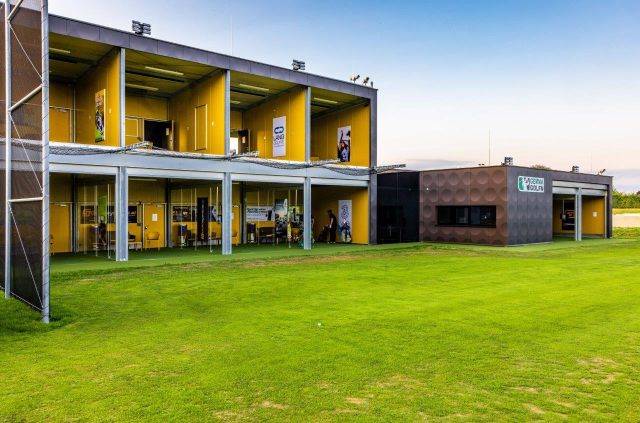
#> input picture prototype/20211217_123825892_iOS.jpg, 1280 x 846 px (shown at 1/2 size)
$ python -i workshop_flyer.py   (imports and definitions only)
#> lines starting #> are read from the running program, lines starting #| are printed output that depends on the picture
"""
Workshop-Flyer-Generator fuer Gemma Golfn
==========================================
Erstellt Workshop-Flyer im CI-Design (Juli-2026-Stil).
Output: 1080x1080 (Social) + A4 (Druck)

Nutzung:
  python workshop_flyer.py

Das Script fragt interaktiv nach Monat/Jahr und den Workshop-Terminen.
Alternativ: JSON-Datei als Argument uebergeben (siehe workshops_beispiel.json).
"""

import json
import sys
import os
from pathlib import Path
from PIL import Image, ImageDraw, ImageFont

# --------------- KONFIGURATION ---------------

# Farben (Gemma Golfn CI)
GREEN_DARK = (26, 105, 59)
GREEN_BG = (34, 60, 46)
WHITE = (255, 255, 255)
WHITE_70 = (255, 255, 255, 179)
WHITE_50 = (255, 255, 255, 128)
WHITE_30 = (255, 255, 255, 77)
OVERLAY = (20, 40, 30, 180)

# Wochentage
WOCHENTAGE = {
    "MO": "Montag", "DI": "Dienstag", "MI": "Mittwoch",
    "DO": "Donnerstag", "FR": "Freitag", "SA": "Samstag", "SO": "Sonntag"
}
WOCHENTAG_KURZ = {
    0: "MO", 1: "DI", 2: "MI", 3: "DO", 4: "FR", 5: "SA", 6: "SO"
}

# Pfade
SCRIPT_DIR = Path(__file__).parent
PROJECT_DIR = SCRIPT_DIR.parent
ASSETS_DIR = SCRIPT_DIR / "assets"
OUTPUT_DIR = PROJECT_DIR / "Aktuelle Aktionen"

# Workshop-Icons (Emoji-Symbole als Text)
TOPIC_ICONS = {
    "LANGES SPIEL": "🏌",
    "DRIVER": "🏌",
    "PITCHEN": "⛳",
    "PITCHEN / BUNKER": "⛳",
    "CHIPPEN": "⛳",
    "CHIPPEN / PITCHEN": "⛳",
    "PUTTEN": "🎯",
    "BUNKER": "⛳",
    "KURZES SPIEL": "⛳",
}


# [21 lines left out: function get_system_font, not called in this run]


def create_workshop_flyer_1080(data):
    """Erstellt einen 1080x1080 Workshop-Flyer."""
    monat = data["monat"]
    jahr = data["jahr"]
    termine = data["termine"]

    img = Image.new("RGBA", (1080, 1080), GREEN_BG)
    draw = ImageDraw.Draw(img)

    # Hintergrundbild laden falls vorhanden
    bg_path = ASSETS_DIR / "metzenhof_bg.png"
    if bg_path.exists():
        bg = Image.open(bg_path).convert("RGBA")
        bg = bg.resize((1080, 400))
        bg.putalpha(Image.eval(bg.split()[3], lambda x: int(x * 0.4)))
        img.paste(bg, (0, 80), bg)

    # Dunkles Overlay fuer Lesbarkeit
    overlay = Image.new("RGBA", (1080, 1080), (0, 0, 0, 0))
    overlay_draw = ImageDraw.Draw(overlay)
    overlay_draw.rectangle([0, 0, 1080, 1080], fill=(20, 40, 30, 140))
    img = Image.alpha_composite(img, overlay)
    draw = ImageDraw.Draw(img)

    # ---- HEADER ----

    # Logo-Bereich (weisser abgerundeter Kasten oben mitte)
    logo_x, logo_y = 440, 30
    logo_w, logo_h = 200, 90
    draw.rounded_rectangle(
        [logo_x, logo_y, logo_x + logo_w, logo_y + logo_h],
        radius=12, fill=WHITE
    )
    font_logo_big = get_system_font(bold=True, size=28)
    font_logo_small = get_system_font(bold=True, size=20)

    # Gemma Golfn Text im Logo-Kasten
    draw.text((logo_x + 55, logo_y + 15), "GEMMA", fill=GREEN_DARK, font=font_logo_big)
    draw.text((logo_x + 58, logo_y + 48), "GOLFN", fill=GREEN_DARK, font=font_logo_big)

    # Gruener Balken links im Logo
    draw.rectangle([logo_x + 10, logo_y + 10, logo_x + 45, logo_y + logo_h - 10], fill=GREEN_DARK)
    font_icon = get_system_font(bold=False, size=22)
    draw.text((logo_x + 17, logo_y + 22), "⛳", fill=WHITE, font=font_icon)

    # ---- TITEL ----
    font_title = get_system_font(bold=True, size=72)
    font_subtitle = get_system_font(bold=True, size=36)
    font_tagline = get_system_font(bold=False, size=22)

    draw.text((540, 150), "WORKSHOPS", fill=WHITE, font=font_title, anchor="mt")
    draw.text((540, 230), f"{monat.upper()} {jahr}", fill=WHITE, font=font_subtitle, anchor="mt")

    draw.text((540, 285), "TRAIN SMARTER.", fill=WHITE_70, font=font_tagline, anchor="mt")
    draw.text((540, 312), "PLAY BETTER.", fill=WHITE_70, font=font_tagline, anchor="mt")

    # ---- TERMINE-LISTE ----
    font_day_label = get_system_font(bold=True, size=18)
    font_date = get_system_font(bold=True, size=20)
    font_topic = get_system_font(bold=True, size=28)
    font_time = get_system_font(bold=False, size=22)

    y_start = 370
    row_height = 72
    left_margin = 80

    for i, termin in enumerate(termine):
        y = y_start + i * row_height

        # Trennlinie
        if i > 0:
            draw.line([(left_margin, y - 8), (1000, y - 8)], fill=WHITE_30, width=1)

        # Wochentag + Datum links
        from datetime import datetime
        try:
            dt = datetime.strptime(termin["datum"], "%d.%m.%Y")
            wt = WOCHENTAG_KURZ[dt.weekday()]
        except (ValueError, KeyError):
            wt = "??"

        draw.text((left_margin, y), wt, fill=WHITE_50, font=font_day_label)
        draw.text((left_margin, y + 22), termin["datum"], fill=WHITE, font=font_date)

        # Icon-Kreis
        icon_x = 300
        draw.ellipse([icon_x, y + 5, icon_x + 45, y + 50], fill=GREEN_DARK)
        draw.text((icon_x + 12, y + 12), "⛳", fill=WHITE, font=font_icon)

        # Thema
        draw.text((370, y + 8), termin["thema"].upper(), fill=WHITE, font=font_topic)

        # Uhrzeit rechts
        draw.text((880, y + 12), termin["zeit"], fill=WHITE_70, font=font_time)

    # ---- FOOTER ----
    footer_y = 900

    # Info-Boxen
    box_w = 280
    boxes = [
        ("KLEINE GRUPPEN", "3-4 PERSONEN"),
        ("2 STUNDEN", "INTENSIVTRAINING"),
        ("€50", "PRO WORKSHOP"),
    ]
    font_box_title = get_system_font(bold=True, size=18)
    font_box_sub = get_system_font(bold=False, size=14)

    for j, (title, sub) in enumerate(boxes):
        bx = 80 + j * (box_w + 30)
        draw.rounded_rectangle(
            [bx, footer_y, bx + box_w, footer_y + 55],
            radius=8, fill=WHITE_30
        )
        draw.text((bx + box_w // 2, footer_y + 12), title, fill=WHITE, font=font_box_title, anchor="mt")
        draw.text((bx + box_w // 2, footer_y + 33), sub, fill=WHITE_70, font=font_box_sub, anchor="mt")

    # URL-Zeile
    font_url_label = get_system_font(bold=False, size=16)
    font_url = get_system_font(bold=True, size=20)
    draw.text((540, 980), "ONLINE BUCHEN. EINFACH. SCHNELL. TRANSPARENT.", fill=WHITE_50, font=font_url_label, anchor="mt")
    draw.text((540, 1010), "workshop.metzenhof.at", fill=WHITE, font=font_url, anchor="mt")

    # QR-Code einfuegen falls vorhanden
    qr_path = Path(SCRIPT_DIR).parent.parent / "Workshops" / "qr-code Workshop Metzehof Plattform.png"
    if qr_path.exists():
        qr = Image.open(qr_path).convert("RGBA").resize((70, 70))
        img.paste(qr, (20, 990), qr)

    return img.convert("RGB")


def create_workshop_flyer_a4(data):
    """Erstellt einen A4-Flyer (2480x3508 px bei 300 DPI) basierend auf dem 1080-Design."""
    # A4 bei 300 DPI
    a4_w, a4_h = 2480, 3508
    img_1080 = create_workshop_flyer_1080(data).convert("RGBA")

    # A4-Canvas erstellen
    a4 = Image.new("RGB", (a4_w, a4_h), GREEN_BG)

    # 1080er-Flyer zentriert auf A4 skalieren (Breite nutzen, Rest als Rahmen)
    scale = a4_w / 1080
    scaled_size = (a4_w, int(1080 * scale))
    img_scaled = img_1080.resize(scaled_size, Image.LANCZOS)

    # Zentriert platzieren
    y_offset = (a4_h - scaled_size[1]) // 2
    a4.paste(img_scaled.convert("RGB"), (0, y_offset))

    # Oben und unten Gemma Golfn Branding
    draw = ImageDraw.Draw(a4)
    font_brand = get_system_font(bold=True, size=60)
    font_info = get_system_font(bold=False, size=36)

    draw.text((a4_w // 2, 80), "GEMMA GOLFN", fill=WHITE, font=font_brand, anchor="mt")
    draw.text((a4_w // 2, 150), f"Workshops {data['monat']} {data['jahr']}", fill=WHITE_70[:3], font=font_info, anchor="mt")

    draw.text((a4_w // 2, a4_h - 120), "Golfpark Metzenhof · Dörfling 2, 4484 Kronstorf", fill=WHITE_70[:3], font=font_info, anchor="mt")
    draw.text((a4_w // 2, a4_h - 60), "office@gemma-golfn.at · +43 7225 7389 10", fill=WHITE_50[:3], font=font_info, anchor="mt")

    return a4


# [110 lines left out: functions interaktiv_eingabe, main, not called in this run]


# [2 lines not run here, left out]

>>> import cv2
>>> picture = cv2.imread('../20211217_123825892_iOS.jpg', cv2.IMREAD_GRAYSCALE)
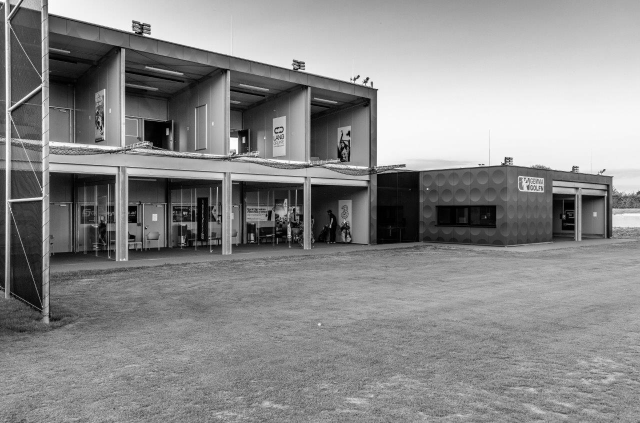
#> picture: shape (846, 1280) (shown at 1/2 size); min 0, max 255, mean 139
#> (the run stopped early here; a loop or call above may not have finished)

$ run again, on prototype/20211217_123825920_iOS.jpg
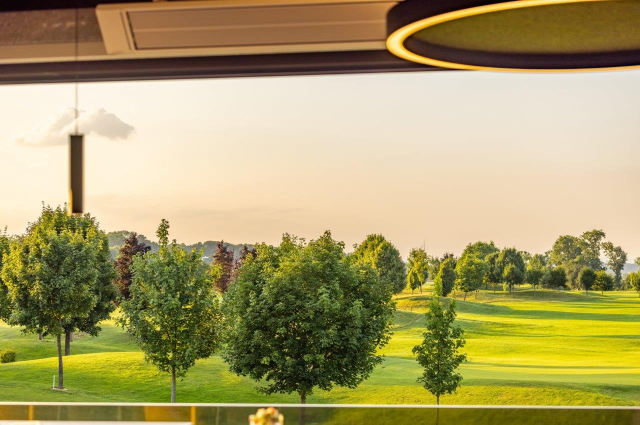
#> input picture prototype/20211217_123825920_iOS.jpg, 1280 x 849 px (shown at 1/2 size)
#> `picture = cv2.imread('../20211217_123825892_iOS.jpg', cv2.IMREAD_GRAYS..`:
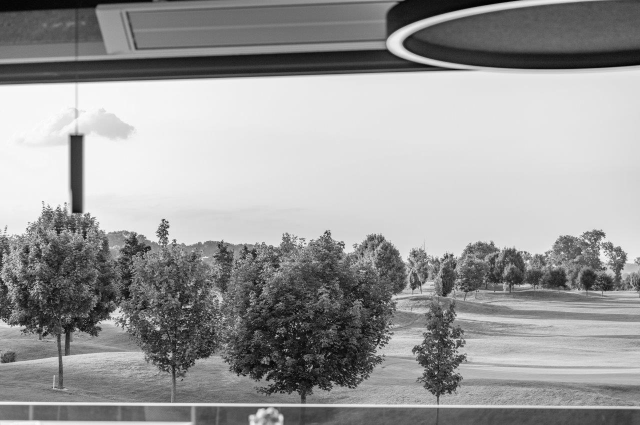
#> picture: shape (849, 1280) (shown at 1/2 size); min 0, max 255, mean 154.8

$ run again, on prototype/20211217_124809487_iOS.jpg
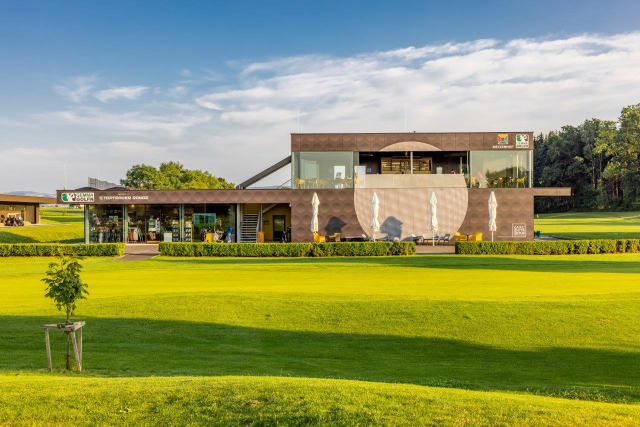
#> input picture prototype/20211217_124809487_iOS.jpg, 1280 x 853 px (shown at 1/2 size)
#> `picture = cv2.imread('../20211217_123825892_iOS.jpg', cv2.IMREAD_GRAYS..`:
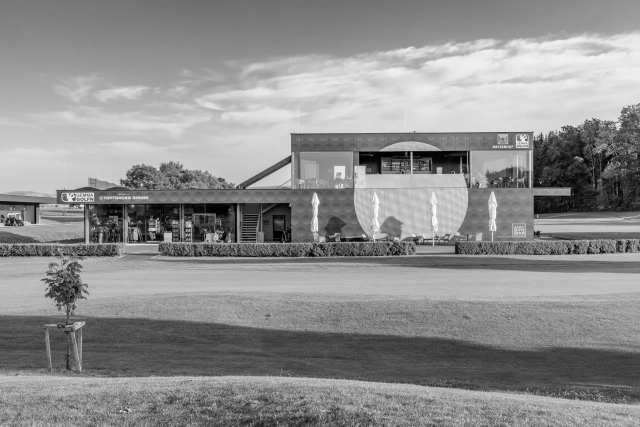
#> picture: shape (853, 1280) (shown at 1/2 size); min 0, max 255, mean 142.2

$ run again, on prototype/20211217_125024235_iOS.jpg
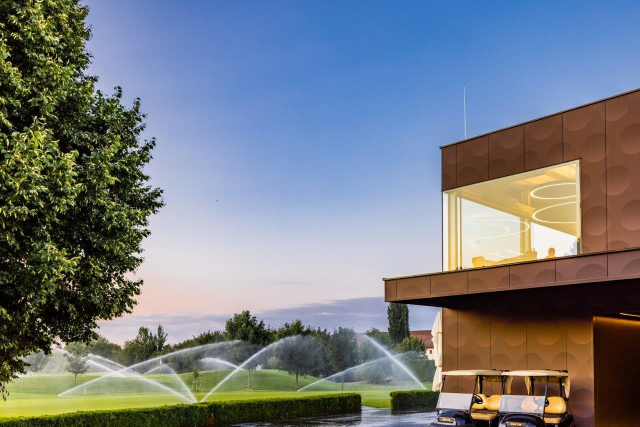
#> input picture prototype/20211217_125024235_iOS.jpg, 1280 x 853 px (shown at 1/2 size)
#> `picture = cv2.imread('../20211217_123825892_iOS.jpg', cv2.IMREAD_GRAYS..`:
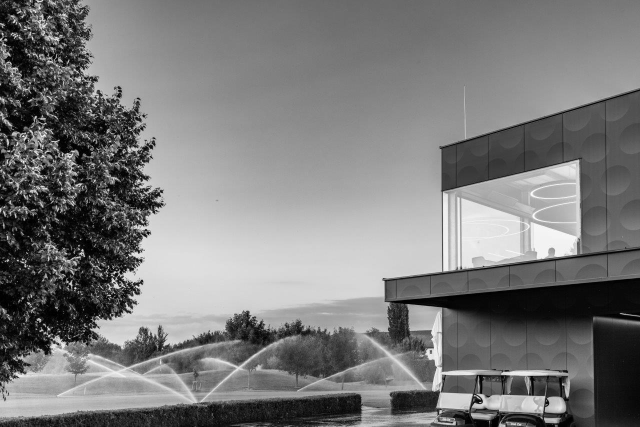
#> picture: shape (853, 1280) (shown at 1/2 size); min 0, max 255, mean 122.3
